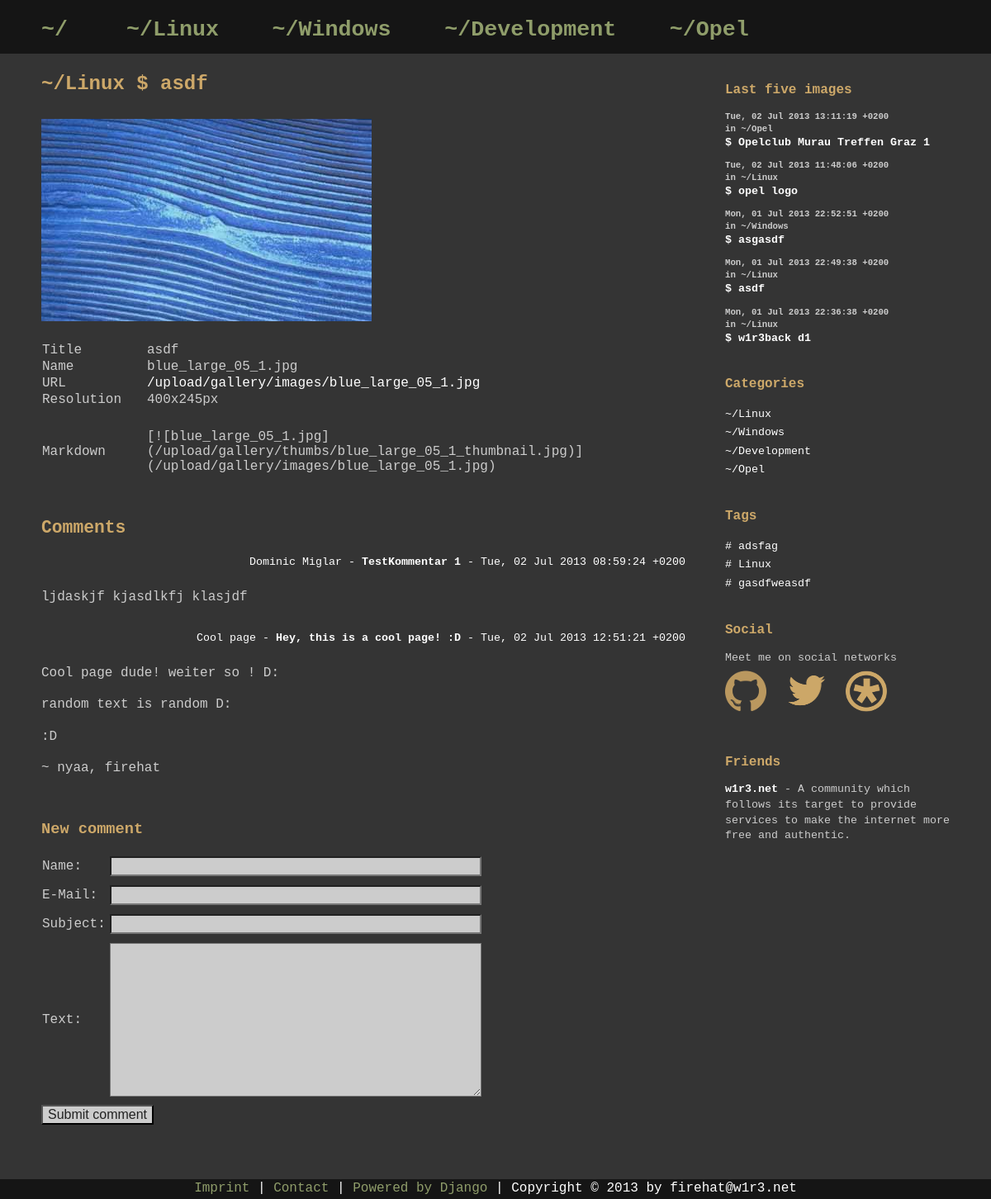
Page /gallery/images/2/asdf/ on the committed database.
### hatblog/gallery/models.py (models this page shows, shortened)
class Category(models.Model):
    name = models.SlugField(max_length=100, unique=True)
    description = models.TextField(blank=True)
    isMainCategory = models.BooleanField()
    class Meta:
        verbose_name = 'Category'
        verbose_name_plural = 'Categories'

class Image(models.Model):
    title = models.CharField(max_length=100)
    slug = models.SlugField(max_length=100, unique=True)
    category = models.ForeignKey(Category)
    dateCreated = models.DateTimeField(auto_now_add=True)
    image = models.ImageField(upload_to='gallery/images/')
    thumbnail = models.ImageField(upload_to='gallery/thumbs/', null=True, blank=True)
    tags = models.ManyToManyField(Tag, null=True)
    def get_comments(self):
        return Comment.objects.filter(image=self)
    def get_filename(self):
        return os.path.basename(self.image.path)

class Comment(models.Model):
    image = models.ForeignKey(Image)
    dateCreated = models.DateTimeField(auto_now_add=True)
    isApproved = models.BooleanField()
    name = models.CharField('Name', max_length=100)
    email = models.EmailField('E-Mail', max_length=75)
    subject = models.CharField('Subject', max_length=100)
    text = models.TextField('Text')
    class Meta:
        verbose_name = 'Comment'
        verbose_name_plural = 'Comments'

class Tag(models.Model):
    name = models.SlugField(max_length=100, unique=True)
    class Meta:
        verbose_name = 'Tag'
        verbose_name_plural = 'Tags'

### hatblog/gallery/views.py (the view, shortened to what this page needs)
# urls.py: url(r'^images/(?P<pk>\d+)/(?P<slug>[\w-]+)/$', ImageView.as_view(), name='image'),
class ImageView(View):
    def get(self, request, *args, **kwargs):
        view = ImageViewWithComments.as_view()
        return view(request, *args, **kwargs)

### hatblog/gallery/forms.py
class CommentForm(forms.ModelForm):
	class Meta:
		model = Comment
		fields = ['name', 'email', 'subject', 'text']

### hatblog/gallery/templatetags/comments.py (called while the page is built)
@register.inclusion_tag('gallery/image_comments.html')
def image_show_comments(image):
    image_comments = image.get_comments()
    image_comments = image_comments.filter(isApproved=True)
    return {'object_list': image_comments}

### hatblog/gallery/views.py (called while the page is built)
    def get_context_data(self, **kwargs):
        context = super(GalleryDetailView, self).get_context_data(**kwargs)
        context['categories'] = Category.objects.all()
        context['lastimages'] = Image.objects.all().order_by('-dateCreated')[:5]
        context['tags'] = Tag.objects.all()
        return context

    def get_context_data(self, **kwargs):
        context = super(ImageViewWithComments, self).get_context_data(**kwargs)
        context['form'] = CommentForm()
        return context

### hatblog/templates/gallery/image.html (shortened to what this page needs)
{% extends "gallery/base.html" %}
{% load comments %}
{% block content %}
<div class='imageheader'>
	<h1>
		<a href="{% url 'gallery:images' %}?category={{ image.category.name }}">
			~/{{ image.category.name }}
		</a> $
		<a href='.'>
			{{ image.title }}
		</a>
	</h1>
</div>
<div id='image'>
	<a href='{{ image.image.url }}'>
		<img class='displayimage' src='{{ image.image.url }}' />
	</a>
</div>
<div class='imagecontent'>
	<table class='imageinfo'>
		<tr>
			<th>Title</th>
			<td>{{ image.title }}</td>
		</tr>
		<tr>
			<th>Name</th>
			<td>{{ image.get_filename }}</td>
		</tr>
		<tr>
			<th>URL</th>
			<td>
				<a href='{{ image.image.url }}'>
					{{ image.image.url }}
				</a>
			</td>
		</tr>
		<tr>
			<th>Resolution</th>
			<td>{{ image.image.width }}x{{ image.image.height }}px</td>
		</tr>
	</table>
	<table class='imageinfo'>
		<tr>
			<th>Markdown</th>
			<td>
				[![{{ image.get_filename }}]({{ image.thumbnail.url }})]({{ image.image.url }})
			</td>
		</tr>
	</table>
</div>
<div id='imagecomments'>
	<h2>Comments</h2>
	{% image_show_comments image %}
</div>
<div id='imagenewcomment'>
	<h3>New comment</h3>
	<form method="post" action=".">{% csrf_token %}
		<table class='commentform'>
			<tr>
				<th>{{ form.name.label_tag }}</th>
				{% if form.name.errors %}
				<td class='error'>{{ form.name }}</td>
				{% else %}
				<td>{{ form.name }}</td>
				{% endif %}
				<td class='error'>{{ form.name.errors }}</td>
			</tr>
			<tr>
				<th>{{ form.email.label_tag }}</th>
				{% if form.email.errors %}
				<td class='error'>{{ form.email }}</td>
				{% else %}
				<td>{{ form.email }}</td>
				{% endif %}
				<td class='error'>{{ form.email.errors }}</td>
			</tr>
			<tr>
				<th>{{ form.subject.label_tag }}</th>
				{% if form.subject.errors %}
				<td class='error'>{{ form.subject }}</td>
				{% else %}
				<td>{{ form.subject }}</td>
				{% endif %}
				<td class='error'>{{ form.subject.errors }}</td>
			</tr>
			<tr>
				<th>{{ form.text.label_tag }}</th>
				{% if form.text.errors %}
				<td class='error'>{{ form.text }}</td>
				{% else %}
				<td>{{ form.text }}</td>
				{% endif %}
				<td class='error'>{{ form.text.errors }}</td>
		    </tr>
	    </table>
	    <input type="submit" value="Submit comment" />
    </form>
</div>
{% endblock %}

### hatblog/templates/gallery/base.html (shortened to what this page needs)
{% extends 'base.html' %}
{% load staticfiles %}
{% block additional_css %}
    <link rel="stylesheet" type="text/css" href="{% static 'css/gallery.css' %}" />
{% endblock %}
{% block header %}
	<ul>
		<li>
			<h1>
				<a href="{% url 'gallery:images' %}">
					~/
				</a>
			</h1>
		</li>
		{% for category in categories %}
			{% if category.isMainCategory %}
				<li>
						<a href="{% url 'gallery:images' %}?category={{ category.name }}">
							{% if category.name == category_active %}
              <h1 id="active">~/{{ category.name }}</h1>
              {% else %}
              <h1>~/{{ category.name }}</h1>
              {% endif %}
						</a>
				</li>
			{% endif %}
		{% endfor %}
	</ul>
{% endblock %}
{% block sidebar %}
    <div class="stat">
    	{% if lastimages %}
         	<h2>Last five images</h2>
             	{% for image in lastimages %}
                    <h3>
                    	{{ image.dateCreated|date:"r" }}<br />
                        in ~/{{ image.category.name }}
                    </h3>
                    <p>
                        <a href="{% url 'gallery:image' image.pk image.slug %}">
                            <b>$ {{ image.title }}</b>
                        </a>
                    </p>
                {% endfor %}
      	{% endif %}
   	</div>
 	<div class="stat">
     	<h2>Categories</h2>
         	{% if categories %}
              	<ul>
                    {% for category in categories %}
                        <li>
                            <a href="{% url 'gallery:images' %}?category={{ category.name }}">
                                ~/{{ category.name }}
                            </a>
                        </li>
                    {% endfor %}
                </ul>
            {% else %}
                <p>No categories are available yet.</p>
            {% endif %}
   	</div>
   	<div class="stat">
     	<h2>Tags</h2>
         	{% if tags %}
              	<ul>
                    {% for tag in tags %}
                        <li>
                            <a href="{% url 'gallery:images' %}?tag={{ tag.name }}">
                                # {{ tag.name }}
                            </a>
                        </li>
                    {% endfor %}
                </ul>
            {% else %}
                <p>No tags are available yet.</p>
            {% endif %}
   	</div>
   	<div class="stat">
       	<h2>Social</h2>
           	<div id="social">
                <p>Meet me on social networks</p>
                <a href="https://github.com/w4rl0ck/">
                    <img alt="github" src="{{ STATIC_URL }}images/social/githubmark.png" />
                </a>
                <a href="https://twitter.com/f1r3h4t">
                    <img alt="twitter" src="{{ STATIC_URL }}images/social/twitter.png" />
                </a>
                <a href="https://pod.geraspora.de/u/w4rl0ck">
                    <img alt="geraspora" src="{{ STATIC_URL }}images/social/geraspora.png" />
                </a>
            </div>
  	</div>
   	<div class="stat">
       	<h2>Friends</h2>
        <p>
            <a href="https://www.w1r3.net/">
                <b>w1r3.net</b>
            </a>
            - A community which follows its target to provide
            services to make the internet more free and authentic.
        </p>
    </div>
{% endblock %}
{% block footer %}
    <p>
        <a href='{% url "gallery:imprint" %}'>
            Imprint
        </a> |
        <a href='{% url "gallery:contact" %}'>
            Contact
        </a> |
        <a href='https://www.djangoproject.com/'>
            Powered by Django
        </a> |
        Copyright &copy; 2013 by firehat@w1r3.net
    </p>
{% endblock %}

### hatblog/templates/gallery/image_comments.html
{% for comment in object_list %}
<div class='imagecomment'>
	<div class='imageheader'>
		<p>
			{{ comment.name }} - <b>{{ comment.subject }}</b> - {{ comment.dateCreated|date:'r' }}
		</p>
	</div>
	<div class='imagecontent'>
		{{ comment.text|linebreaks }}
	</div>
</div>
{% endfor %}

### hatblog/static/css/main.css (style rules this page uses)
html, button, input, select, textarea { color: #222; }
body { font-size: 1em; line-height: 1.4; }
img { vertical-align: middle; }
textarea { resize: vertical; }

### hatblog/static/css/base.css (style rules this page uses)
html, body { height: 100%; background-color: #343434; color: #cccccc; min-width: 1100px; font-family:"Courier New","Terminal","monospace"; }
input, select, textarea { background-color: #cccccc; }
#header h1 { font-size: 20pt; }
#headercontent ul { margin: 0; padding: 0; padding-top: 18px; }
#headercontent li { margin: 0; padding: 0; list-style: none; display: inline; margin-right: 55px; }
#headercontent h1 { display: inline; margin: 0; }
#headercontent a:link, #headercontent a:visited { text-decoration: none; color: #8F9D6A; }
#footercontent a:link, #footercontent a:visited { text-decoration: none; color: #8F9D6A; }
#footercontent p { margin: 0; padding: 0; text-align: center; }
#stats h2 { font-weight: bold; font-size: 12pt; color: #CDA869; }
#stats h3 { font-weight: bold; font-size: 8pt; margin-bottom: 0; }
#stats p, #stats a { font-size: 10pt; margin-bottom: 0; margin-top: 0; }
#stats a:link, #stats a:visited { color: #ffffff; text-decoration: none; }
#stats ul { list-style-type: none; margin: 0; padding: 0; }
.stat { margin-bottom: 35px; }
#social { margin-bottom: 10px; }
#social img { margin-right: 15px; }
#social p { margin-bottom: 5px; }

### hatblog/static/css/gallery.css (style rules this page uses)
img { margin: 0; padding: 0; margin-bottom: 15px; }
.imageheader { color: #ffffff; padding-bottom: 5px; }
#image img { display: block; }
#image img.displayimage { max-width: 780px; }
.imageheader a:link, .imageheader a:visited { text-decoration: none; color: #CDA869; }
.imageheader h1 { margin: 0; margin-bottom: 20px; font-size: 18pt; color: #CDA869; }
.imageheader p { font-size: 10pt; margin: 0; text-align: right; }
.imagecontent { padding-left: 0; font-size: 12pt; }
.imagecontent a:link { color: #ffffff; text-decoration: none; }
#imagecomments h2 { margin-top: 50px; color: #CDA869; font-size: 16pt; }
#imagenewcomment { margin-top: 50px; }
#imagenewcomment h3 { color: #CDA869; font-size: 14pt; }
table.commentform th { text-align: left; width: 80px; font-weight: normal; }
table.commentform th, table.commentform td { padding-bottom: 10px; }
input#id_name, input#id_email, input#id_subject { width: 450px; }
textarea#id_text { width: 450px; }
table.imageinfo th { width: 125px; font-weight: normal; }
table.imageinfo th, table.imageinfo td { text-align: left; }
table.imageinfo { margin-top: 25px; }
.imagecomment { margin-bottom: 30px; }

### rows in the picture
Category: name "Linux"
Category: name "Windows"
Category: name "Development"
Category: name "Opel"
Image: category.name "Linux", title "asdf", image (picture), get_filename "blue_large_05_1.jpg", image "/upload/gallery/images/blue_large_05_1.jpg", image.width "400", image.height "245", thumbnail "/upload/gallery/thumbs/blue_large_05_1_thumbnail.jpg", dateCreated "Mon, 01 Jul 2013 22:49:38 +0200"
Comment: name "Dominic Miglar", subject "TestKommentar 1", dateCreated "Tue, 02 Jul 2013 08:59:24 +0200", text "ljdaskjf kjasdlkfj klasjdf"
Comment: name "Cool page", subject "Hey, this is a cool page! :D", dateCreated "Tue, 02 Jul 2013 12:51:21 +0200", text "Cool page dude! weiter so ! D: random text is random D: :D ~ nyaa, firehat"
Image: dateCreated "Tue, 02 Jul 2013 13:11:19 +0200", category.name "Opel", title "Opelclub Murau Treffen Graz 1"
Image: dateCreated "Tue, 02 Jul 2013 11:48:06 +0200", category.name "Linux", title "opel logo"
Image: dateCreated "Mon, 01 Jul 2013 22:52:51 +0200", category.name "Windows", title "asgasdf"
Image: dateCreated "Mon, 01 Jul 2013 22:36:38 +0200", category.name "Linux", title "w1r3back d1"
Tag: name "adsfag"
Tag: name "Linux"
Tag: name "gasdfweasdf"
